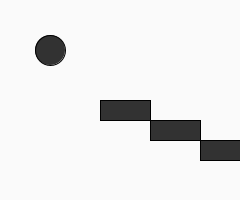
Frame 1 (no input)
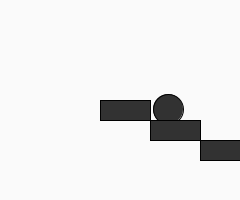
Frame 60 (the mouse pressed at the canvas centre just before this capture)
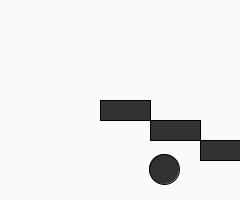
Frame 120 (the mouse held since frame 60 and released just before this capture)

The Processing sketch that drew these frames (run headless with seeded random() and noise(); from frame 60 on, the mouse is pressed at the canvas centre):

// Processing sketch: brickstest
// ── brickstest.pde
int bx,by,bf,bd,bb,bu,r;
int[][] bricks = {{100,100,150,120},{150,120,200,140},{200,140,250,160}};
int speedx,speedy;

void setup()
{
  size(240,200);
  bx = 50;
  by = 50;
  r = 30;
  bf = bx+r/2;
  bb = bx-r/2;
  bu = by-r/2;
  bd = by+r/2;
  speedx = 2;
  speedy = 1;
}
void draw()
{
  background(250);
  displayBall();
  displayBricks();
  moveBall();
  insideFrame();

}
void displayBall()
{
  fill(50);
  ellipse(bx,by,r,r);
}
void displayBricks()
{
  for(int i=0;i<=2;i++)
  {
    rect(bricks[i][0],bricks[i][1],bricks[i][2]-bricks[i][0],bricks[i][3]-bricks[i][1]);
  }
}
void moveBall()
{
  bx = bx+speedx;
  by = by+speedy;
  bf = bx+r/2;
  bb = bx-r/2;
  bu = by-r/2;
  bd = by+r/2;
}
void insideFrame()
{
  if(bf>width || bb<=0)
  {
    print("condition ran");
    speedx*=-1;
  }
  if(bu<=0 || bd>=height)
  {
    speedy*=-1;
  }
}
void chkCollision()
{
  for(int i=0;i<=2;i++)
  {
    if(bb<=bricks[i][2] || bf>=bricks[i][0])
    {
      speedx*=-1;
    }
    if(bd>=bricks[i][1] || bu<=bricks[i][3])
    {
      speedy*=-1;
    }  
  }
}
